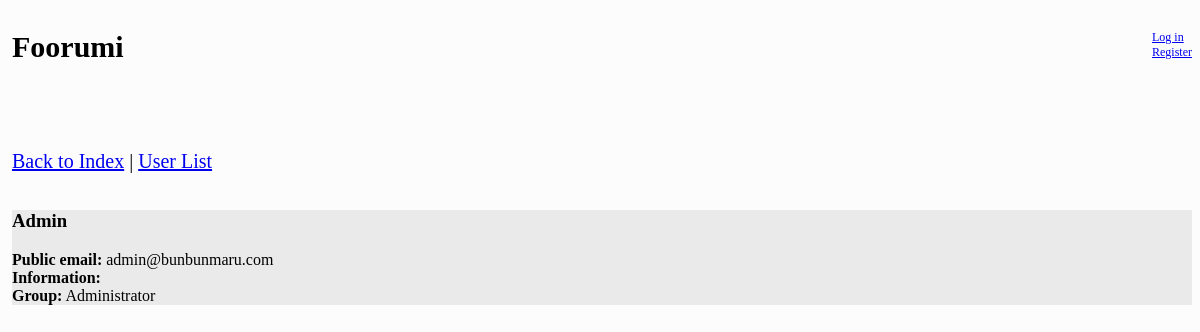
/userpage.php?id=1, run on the app's committed database.
### tables this page shows
CREATE TABLE Users
(
UserID INT unsigned not null auto_increment,
PRIMARY KEY(UserID),
Username VARCHAR(18) not null,
Password VARCHAR(32) not null,
PrivEmail VARCHAR(60) not null,
PubEmail VARCHAR(60),
Userinfo TEXT(300),
Usergroup TINYINT(3) not null,
Joindate DATETIME not null
);

### libs/common.php (called while the page is built)
<?php
function showView($sivu, $data = array())
{
	$data = (object)$data;
	require 'views/template.php';
	exit();
}

### userpage.php (called while the page is built, shortened)
<?php
require_once 'libs/common.php';
require_once 'libs/user.php';
$user = User::findById($_GET['id']);
showView("userpage_view.php", array('user' => $user));

### libs/user.php (called while the page is built, shortened)
<?php
require_once 'dbconnect.php';
class User
{
	private $id;
	private $username;
	private $pub_email;
	private $usergroup;
	public function setId($id)
	{
		$this->id = $id;
	}
	public function setUsername($username)
	{
		$this->username = $username;
	}
	public function setPubEmail($pub_email)
	{
		$this->pub_email = $pub_email;
	}
	public function setUsergroup($usergroup)
	{
		$this->usergroup = $usergroup;
	}
	public function getId()
	{
		return $this->id;
	}
	public function getUsername()
	{
		return $this->username;
	}
	public function getPubEmail()
	{
		return $this->pub_email;
	}
	public function getUsergroupName()
	{
		if ($this->usergroup == 0)
			return 'User';
		elseif ($this->usergroup == 1)
			return 'Moderator';
		elseif ($this->usergroup == 2)
			return 'Administrator';
		else
			return 'Mystery';
	}
	public static function findById($userid)
	{
		$sql = "SELECT UserID, Username, Password, PrivEmail, PubEmail, Userinfo, Usergroup, Joindate FROM Users WHERE UserID = ? LIMIT 1";
		$query = getConnection()->prepare($sql);
		$query->execute(array($userid));
		$result = $query->fetchObject();
		if ($result == null)
		{
			return null;
		}
		else
		{
			$user = new User();
			$user->setId($result->UserID);
			$user->setUsername($result->Username);
			$user->setPassword($result->Password);
			$user->setPrivEmail($result->PrivEmail);
			$user->setPubEmail($result->PubEmail);
			$user->setUserinfo($result->Userinfo);
			$user->setUsergroup($result->Usergroup);
			$user->setJoindate($result->Joindate);
			return $user;
		}
	}
}

### libs/dbconnect.php (called while the page is built)
<?php
function getConnection()
{
	$ini_array = parse_ini_file("./config.ini");
	$username = $ini_array[username];
	$password = $ini_array[password];
	$host = $ini_array[host];
	$dbname = $ini_array[dbname];
	static $connection = null;
	if ($connection == null)
	{
		$connection = new PDO('mysql:host='.$host.';dbname='.$dbname.'', $username, $password);
		$connection->setAttribute(PDO::ATTR_ERRMODE,PDO::ERRMODE_EXCEPTION);
	}
	return $connection;
}

### views/userpage_view.php (the view, shortened to what this page needs)
<div class="menu">
	<a href="index.php">Back to Index</a> |
	<a href="userlist.php">User List</a>
</div>
<div class="inputblock">
<?php
if (!isset($data->user))
{
	echo '
		<b>Incorrect profile ID!</b>
	';
}
else
{
	echo '
		<h3>'.$data->user->getUserName().'</h3>
		<form action="userpage.php?id='.$data->user->getId().'&action=changegroup" method="POST">
		<b>Public email:</b> '.$data->user->getPubEmail().'<br>
		<b>Information:</b> '.$data->user->getUserinfo().'<br>
		<b>Group:</b> '.$data->user->getUsergroupName().'<br>
	';
}
?>

### css/style.css (style rules this page uses)
body { max-width: 1200px; min-width: 600px; margin-top: 30px; margin-left: 1%; background-color: #FCFCFC; }
.menu { float: left; font-size: 20px; padding-bottom: 10px; }
.inputblock { margin-top: 60px; margin-bottom: 30px; background-color: #EAEAEA; }

### data on the page
users: Username "Admin", PubEmail "admin@bunbunmaru.com", Usergroup "Administrator"
